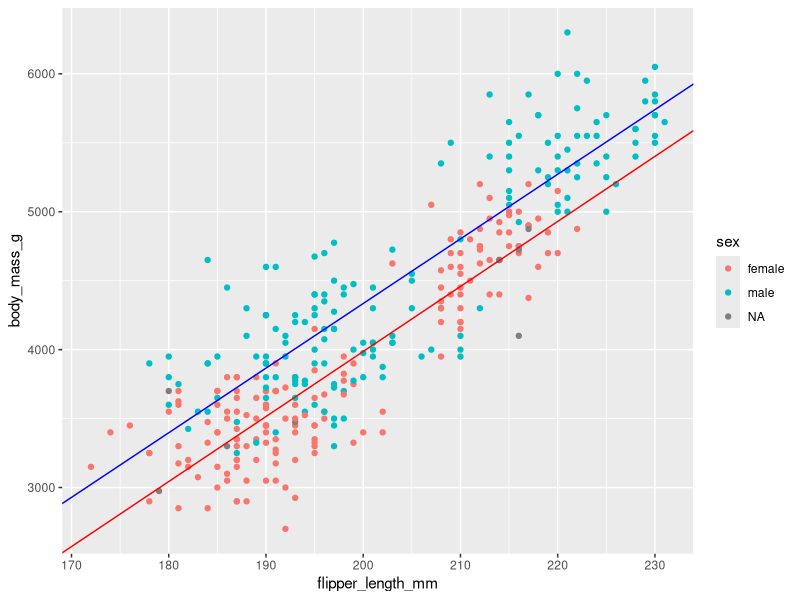

R code for this plot:
# Use palmer penguins to fit a model that has an interaction between a continous and catergorical variable 
library(palmerpenguins)
library(tidyverse)

# continous = body_mass_g 
# catergorical = sex (male or female)

penguins <- palmerpenguins::penguins

# lm with interaction between body_mass_g and sex 
summary(lm(bill_length_mm ~ body_mass_g + sex + body_mass_g : sex, penguins))

# body mass = B0 + B1(body_mass) + B2(sexmale) + B3(body_mass x sexmale)

# If female: bill_length = B0 + B1(body_mass)
# If male: bill_length = B0 + B2 + (B1 + B3)body_mass 

body_flipper_sex <- lm(body_mass_g~flipper_length_mm + sex + flipper_length_mm : sex, penguins)

ggplot(penguins, aes(flipper_length_mm, body_mass_g, color = sex))+
  geom_point() +
  geom_abline(intercept =  -5443.9607, slope = 47.1527, color = 'red')+
  geom_abline(intercept =  -5443.9607 + 406.8015,
              slope = 47.1527 + -0.2942,
              color = 'blue')

# lines are almost paralel because our B3 is -0.2942. Makes the diff between male and female not that much 


